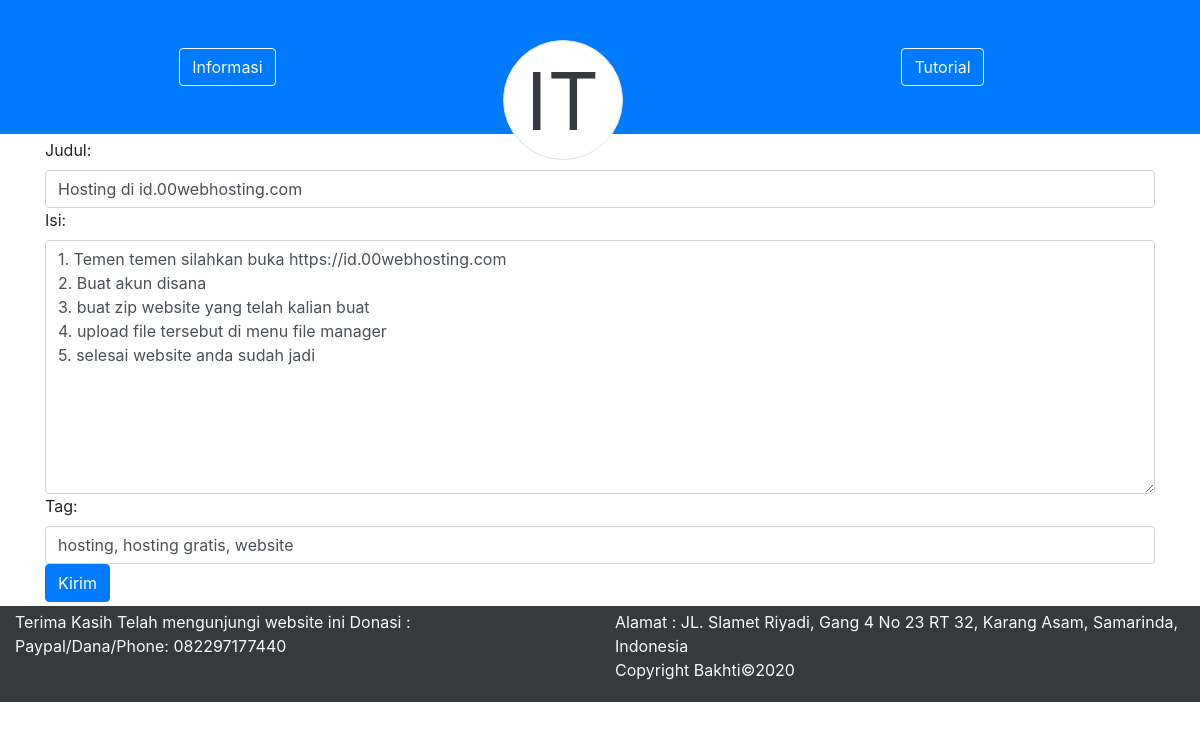
Page /update-tutorial.php?id=1 (signed in) on the committed database.
### tables this page shows
CREATE TABLE `tutorial` (
  `id` int(11) NOT NULL,
  `title` varchar(50) NOT NULL,
  `content` text NOT NULL,
  `tags` varchar(150) NOT NULL,
  `date` datetime NOT NULL DEFAULT CURRENT_TIMESTAMP,
  `creator` int(10) NOT NULL
);

### config/fungsi.php (called while the page is built, shortened)
<?php
include 'koneksi.php';
function query ($query)
{
	global $conn;
	$sql = mysqli_query($conn,$query);
	if ($sql) {
		return $sql;
	}else{
		mysqli_error($conn);
	}
}
function read ($table, $field, $args="")
{
	$sql = "SELECT $field FROM $table ".$args;
	return query($sql);
}
 ?>

### update-tutorial.php (the view, shortened to what this page needs)
<?php
include 'config/fungsi.php';
$konten=read('tutorial','*','WHERE id='.$_GET['id']);
$data=mysqli_fetch_assoc($konten);
 ?>
 <!DOCTYPE html>
 <html lang="en">
 <head>
   <link rel="stylesheet" href="dist/css/bootstrap.css">
 </head>
 <body>
   <div class="bg-primary align-self-baseline" style="padding: 0; margin: 0;">
    <div class="row container-fluid justify-content-around" >
      <div class="col-4 text-center py-5">
        <a href="informasi.php" class="btn btn-outline-light">Informasi</a>
      </div>
      <div class="col-2 text-center float-left" style="top: calc(5vh);">
        <div class="border rounded-circle rounded-lg bg-white zindex-tooltip" style="width: 120px; height: 120px; font-size: 5em;">
          <a class="display-5 text-dark" data-toggle="collapse" data-target="#navbarToggleExternalContent" aria-controls="navbarToggleExternalContent" aria-expanded="false" aria-label="Toggle navigation">
            IT
          </a>
        </div>
      </div>
      <div class="col-4 text-center py-5">
        <a href="tutorial.php" class="btn btn-outline-light">Tutorial</a>
      </div>
    </div>
   </div>
   <div class="container-fluid">
     <div class="container py-1">
       <form action="" method="post" class="form">
       	<label for="title">Judul: </label>
       	<input type="text" id="title" class="form-control" name="title" value="<?php echo $data['title']; ?>">
       	<label for="content">Isi: </label>
       	<textarea name="content" id="content" cols="30" rows="10" class="form-control"><?php echo $data['content']; ?></textarea>
       	<label for="tags">Tag: </label>
       	<input type="text" id="tags" name="tags" class="form-control" value="<?php echo $data['tags']; ?>">
       	<button class="btn btn-primary">Kirim</button>
       </form>
     </div>
     <div class="row absolute-bottom bg-dark text-light py-1">
       <div class="col">
         <p>Terima Kasih Telah mengunjungi website ini
           Donasi :<br>
           Paypal/Dana/Phone: 082297177440
         </p>
       </div>
       <div class="col">
         <p>Alamat : JL. Slamet Riyadi, Gang 4 No 23 RT 32, Karang Asam, Samarinda, Indonesia <br>
         Copyright Bakhti&copy;2020</p>
       </div>
     </div>
   </div>
 </body>
 </html>

### rows in the picture
tutorial: title "Hosting di id.00webhosting.com", content "1. Temen temen silahkan buka https://id.00webhosting.com 2. Buat akun disana 3. buat zip website yang telah kalian buat 4. upload file tersebut di menu file manager 5. selesai website anda sudah jadi", tags "hosting, hosting gratis, website"
